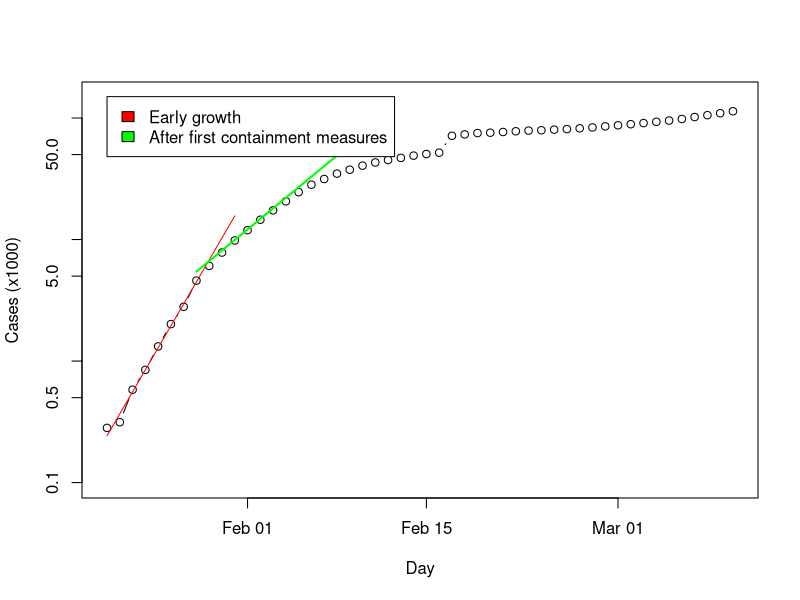
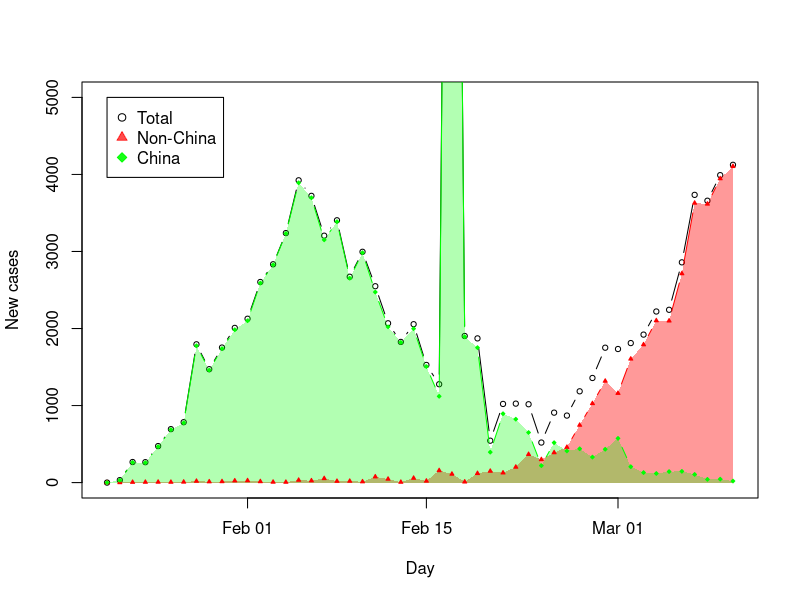

Generate these figures, in order, with R:
# data from https://www.who.int/emergencies/diseases/novel-coronavirus-2019/situation-reports
# LAST POINT WAS FROM https://bnonews.com/index.php/2020/02/the-latest-coronavirus-cases/
# LAST POINT WAS FROM https://www.reuters.com/article/us-china-health/coronavirus-cases-outside-china-could-be-spark-for-bigger-fire-says-who-idUSKBN20402G
who = read.csv('who.csv')

who$date = as.POSIXlt("21-Jan-2020", format="%d-%b-%Y") + 24*3600*(1:dim(who)[1]-1)

who$new = c(0, diff(who$cases))
who$new.outside = c(0, diff(who$outside))

# Graph from https://www.nytimes.com/interactive/2020/world/asia/china-coronavirus-contain.html
# Data digitized using https://apps.automeris.io/wpd/
nyt = read.csv("nyt.csv")

# ordering is a bit off due digitizing noise
nyt = nyt[order(nyt$day),]

# now we apply an estimated offset to the days in the digitized data
z = approx(nyt$day, nyt$cases, xout=(20:30)+0.5)
z$x = z$x - 19

# and plot

plot(cases/1000 ~ date, who, type='b', xlab='Day', ylab='Cases (x1000)', log='y', ylim=c(0.1,1.3*max(who$cases/1000)))
#lines(y~x, z, col='red', type='b')
#legend(2, 14000, legend=c("NYT", "WHO"), fill=c('red','black'), border=NA)
lines(as.POSIXlt("20-Jan-2020", format="%d-%b-%Y")+(1:11)*24*3600, 160*exp((1:11)/2.4)/1000, col='red')
lines(1:11, 160*exp((1:11)/2.4)/1000, col='red')
lines(as.POSIXlt("20-Jan-2020", format="%d-%b-%Y")+(8:19)*24*3600, 1100*exp((8:19)/5)/1000, col='green',lwd=2)

legend(as.POSIXlt("21-Jan-2020", format="%d-%b-%Y"), 150, fill=c('red', 'green'), 
       legend=c("Early growth", "After first containment measures"))

dev.new()
plot(new ~ date, who, xlab="Day", ylab="New cases", type='b', ylim=c(0,5000), cex=0.7)
polygon(c(who$date, max(who$date), min(who$date)), c(who$new.outside,0,0), col=rgb(1,0,0,alpha=0.4), border=F)

polygon(c(who$date, max(who$date), min(who$date)), c(who$new - who$new.outside,0,0), col=rgb(0,1,0,alpha=0.3), border=F)

lines(who$date, who$new.outside, type='b', cex=0.4, pch=24, col=rgb(1,0,0), bg=rgb(1,0,0))
lines(who$date, who$new - who$new.outside, type='b', cex=0.4, pch=23, col=rgb(0,1,0), bg=rgb(0,1,0))

legend(as.POSIXlt("21-Jan-2020", format="%d-%b-%Y"),5000, pch=c(21,24,23), legend=c("Total", "Non-China", "China"), pt.bg=c('white', rgb(1,0,0,alpha=0.7), rgb(0,1,0,alpha=0.9)), col=c('black', rgb(1,0,0,alpha=0.7), rgb(0,1,0,alpha=0.9)))
